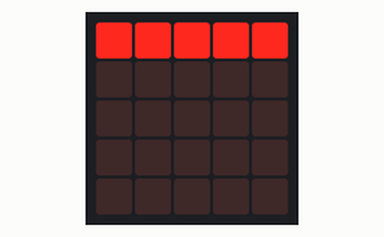
Bench run of a program on a simulated BBC micro:bit running MicroPython. Parts: the board's 5×5 LED display.

Above: at 0.01 s.
At 0.71 s:
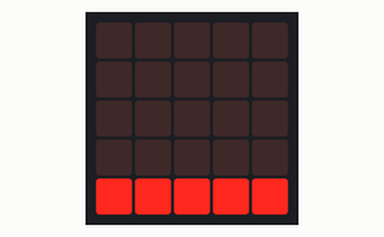

Measured:
- by itself, everything shown: repeats every 0.39 s, in 5 steps

The program:

student_LEDs_example1.py
```python
# Imports go at the top
from microbit import *


# Code in a 'while True:' loop repeats forever
while True:
     for i in range(5):
        for j in range(5):
             display.set_pixel(j,i,9)
        sleep(75)
        display.clear()
```
